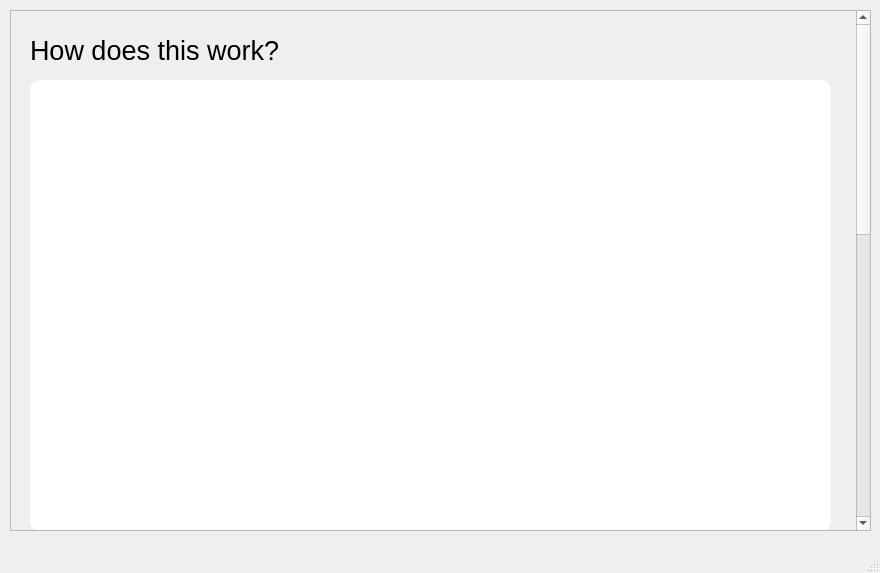
<?xml version="1.0" encoding="UTF-8"?>
<ui version="4.0">
 <class>RTSineHelpWindow</class>
 <widget class="QMainWindow" name="RTSineHelpWindow">
  <property name="geometry">
   <rect>
    <x>0</x>
    <y>0</y>
    <width>880</width>
    <height>573</height>
   </rect>
  </property>
  <property name="windowTitle">
   <string>Help Window</string>
  </property>
  <property name="styleSheet">
   <string notr="true"/>
  </property>
  <widget class="QWidget" name="centralwidget">
   <widget class="QScrollArea" name="scrollArea">
    <property name="geometry">
     <rect>
      <x>10</x>
      <y>10</y>
      <width>861</width>
      <height>521</height>
     </rect>
    </property>
    <property name="styleSheet">
     <string notr="true">



</string>
    </property>
    <property name="widgetResizable">
     <bool>true</bool>
    </property>
    <widget class="QWidget" name="scrollAreaWidgetContents">
     <property name="geometry">
      <rect>
       <x>0</x>
       <y>0</y>
       <width>845</width>
       <height>1218</height>
      </rect>
     </property>
     <property name="styleSheet">
      <string notr="true"/>
     </property>
     <layout class="QVBoxLayout" name="verticalLayout">
      <item>
       <widget class="QFrame" name="frame">
        <property name="minimumSize">
         <size>
          <width>0</width>
          <height>1200</height>
         </size>
        </property>
        <property name="styleSheet">
         <string notr="true">border:none;
background-color:transparent;</string>
        </property>
        <property name="frameShape">
         <enum>QFrame::StyledPanel</enum>
        </property>
        <property name="frameShadow">
         <enum>QFrame::Raised</enum>
        </property>
        <widget class="QLabel" name="label">
         <property name="geometry">
          <rect>
           <x>10</x>
           <y>550</y>
           <width>301</width>
           <height>41</height>
          </rect>
         </property>
         <property name="font">
          <font>
           <pointsize>20</pointsize>
          </font>
         </property>
         <property name="styleSheet">
          <string notr="true"/>
         </property>
         <property name="text">
          <string>What is a Spectrogram?</string>
         </property>
        </widget>
        <widget class="QLabel" name="label_2">
         <property name="geometry">
          <rect>
           <x>10</x>
           <y>610</y>
           <width>671</width>
           <height>581</height>
          </rect>
         </property>
         <property name="styleSheet">
          <string notr="true">background-color:white;
padding:10px;
border-radius:10px;</string>
         </property>
         <property name="text">
          <string/>
         </property>
         <property name="pixmap">
          <pixmap>assets/spec_anal_help.drawio.png</pixmap>
         </property>
         <property name="scaledContents">
          <bool>true</bool>
         </property>
        </widget>
        <widget class="QLabel" name="label_4">
         <property name="geometry">
          <rect>
           <x>10</x>
           <y>10</y>
           <width>301</width>
           <height>41</height>
          </rect>
         </property>
         <property name="font">
          <font>
           <pointsize>20</pointsize>
          </font>
         </property>
         <property name="styleSheet">
          <string notr="true"/>
         </property>
         <property name="text">
          <string>How does this work?</string>
         </property>
        </widget>
        <widget class="QLabel" name="label_3">
         <property name="geometry">
          <rect>
           <x>10</x>
           <y>60</y>
           <width>801</width>
           <height>451</height>
          </rect>
         </property>
         <property name="styleSheet">
          <string notr="true">background-color:white;
padding:2px;
border-radius:10px;</string>
         </property>
         <property name="text">
          <string/>
         </property>
         <property name="pixmap">
          <pixmap>assets/help_spec_anal.png</pixmap>
         </property>
         <property name="scaledContents">
          <bool>true</bool>
         </property>
        </widget>
       </widget>
      </item>
     </layout>
    </widget>
   </widget>
  </widget>
  <widget class="QMenuBar" name="menubar">
   <property name="geometry">
    <rect>
     <x>0</x>
     <y>0</y>
     <width>880</width>
     <height>22</height>
    </rect>
   </property>
  </widget>
  <widget class="QStatusBar" name="statusbar"/>
 </widget>
 <resources/>
 <connections/>
</ui>
